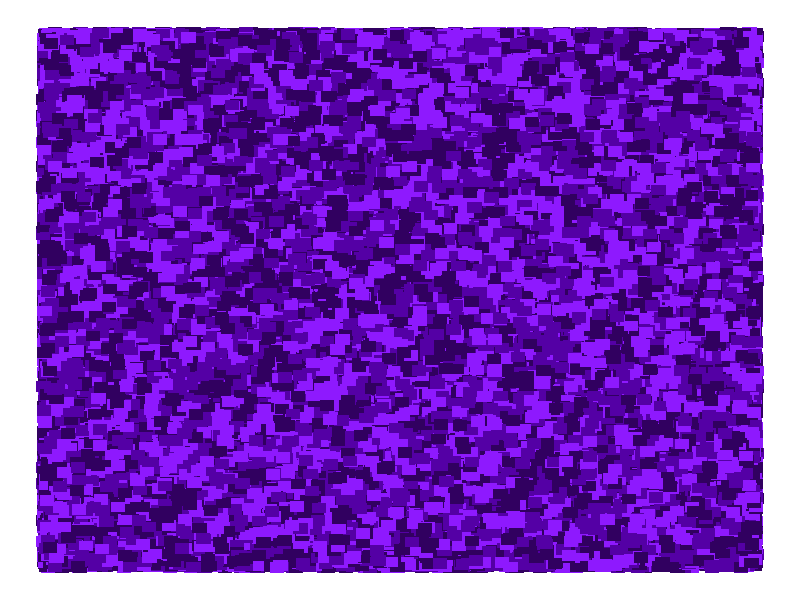
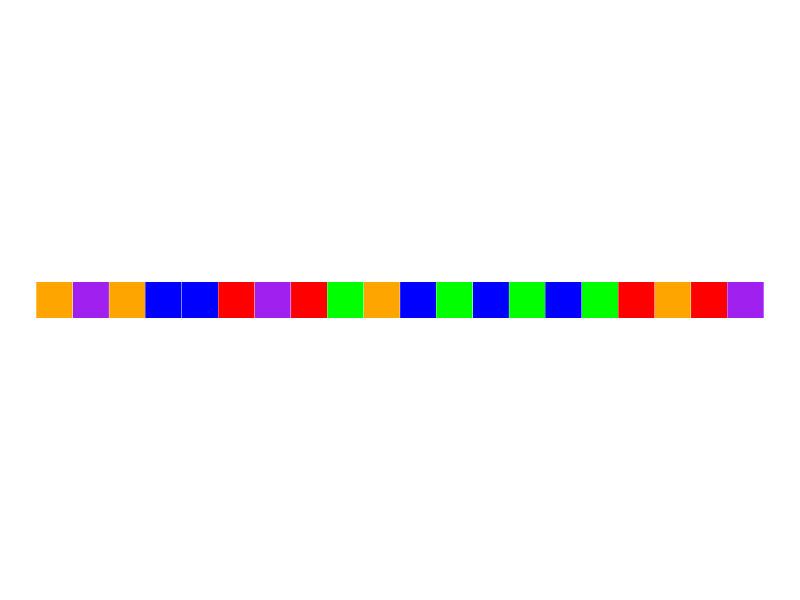
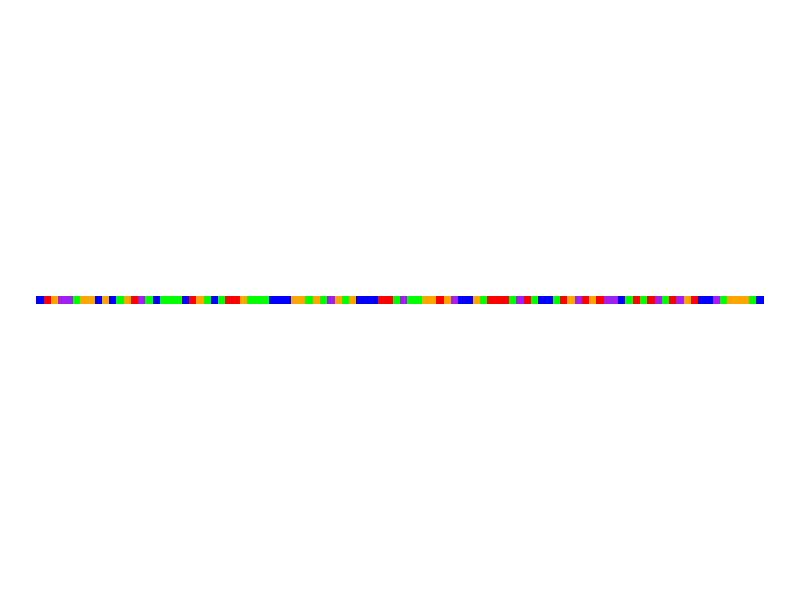
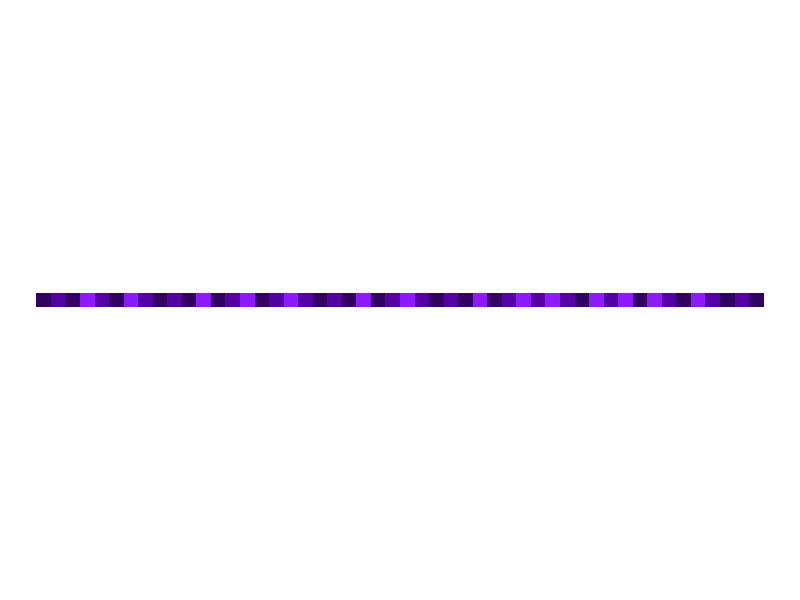

Recreate these plots in R, in order.
ilosc_kwadratow <- 100000
paleta_kolorow <- c("#8E19FE", "#5400A5", "#310060")

# Wygenerowanie losowych danych
dane <- data.frame(
  x = runif(ilosc_kwadratow, 0, 50),
  y = runif(ilosc_kwadratow, 0, 50),
  kolor = sample(paleta_kolorow, ilosc_kwadratow, replace = TRUE)
)
require(ggplot2)
# Tworzenie wykresu
wykres <- ggplot(dane, aes(x = x, y = y, fill = kolor)) +
  geom_tile(width = 1, height = 1) +
  scale_fill_identity() +
  theme_void()

# Wyświetlenie wykresu
print(wykres)

library(ggplot2)

# Parametry
ilosc_kolumn <- 20
ilosc_rzedow <- 1
paleta_kolorow <- c("red", "blue", "green", "orange", "purple")

# Wygenerowanie losowych danych
dane <- expand.grid(
  x = 1:ilosc_kolumn,
  y = 1:ilosc_rzedow
)
dane$kolor <- sample(paleta_kolorow, ilosc_kolumn * ilosc_rzedow, replace = TRUE)

# Tworzenie wykresu
wykres <- ggplot(dane, aes(x = x, y = y, fill = kolor)) +
  geom_tile(width = 1, height = 1, color = "white") +
  scale_fill_identity() +
  theme_void() +
  coord_fixed(ratio = 1, xlim = c(0.5, ilosc_kolumn + 0.5), ylim = c(0.5, ilosc_rzedow + 0.5))

# Wyświetlenie wykresu
print(wykres)

library(ggplot2)

# Parametry
ilosc_kolumn <- 100
ilosc_rzedow <- 1
paleta_kolorow <- c("red", "blue", "green", "orange", "purple")

# Wygenerowanie losowych danych
dane <- expand.grid(
  x = 1:ilosc_kolumn,
  y = 1:ilosc_rzedow
)
dane$kolor <- sample(paleta_kolorow, ilosc_kolumn * ilosc_rzedow, replace = TRUE)

# Tworzenie wykresu
wykres <- ggplot(dane, aes(x = x, y = y, fill = kolor)) +
  geom_tile(width = 1, height = 1, color = NA) +  # NA usuwa linie
  scale_fill_identity() +
  theme_void() +
  coord_fixed(ratio = 1, xlim = c(0.5, ilosc_kolumn + 0.5), ylim = c(0.5, ilosc_rzedow + 0.5))

# Wyświetlenie wykresu
print(wykres)



library(ggplot2)

# Parametry
ilosc_kolumn <- 50
ilosc_rzedow <- 1
paleta_kolorow <- c("#C68CFF", "#8E19FE", "#5400A5", "#310060", "#960FA7")
paleta_kolorow <- c( "#8E19FE", "#5400A5", "#310060")
# Wygenerowanie losowych danych
dane <- expand.grid(
  x = 1:ilosc_kolumn,
  y = 1:ilosc_rzedow
)

# Inicjalizacja zmiennej przechowującej poprzedni kolor
poprzedni_kolor <- sample(paleta_kolorow, 1)

# Funkcja do generowania kolorów
generuj_kolor <- function() {
  repeat {
    nowy_kolor <- sample(paleta_kolorow, 1)
    if (nowy_kolor != poprzedni_kolor) {
      return(nowy_kolor)
    }
  }
}

dane$kolor <- sapply(1:(ilosc_kolumn * ilosc_rzedow), function(i) {
  kolor <- generuj_kolor()
  poprzedni_kolor <<- kolor
  return(kolor)
})

# Tworzenie wykresu
wykres <- ggplot(dane, aes(x = x, y = y, fill = kolor)) +
  geom_tile(width = 1, height = 1, color = NA) +
  scale_fill_identity() +
  theme_void() +
  coord_fixed(ratio = 1, xlim = c(0.5, ilosc_kolumn + 0.5), ylim = c(0.5, ilosc_rzedow + 0.5))

# Wyświetlenie wykresu
print(wykres)



